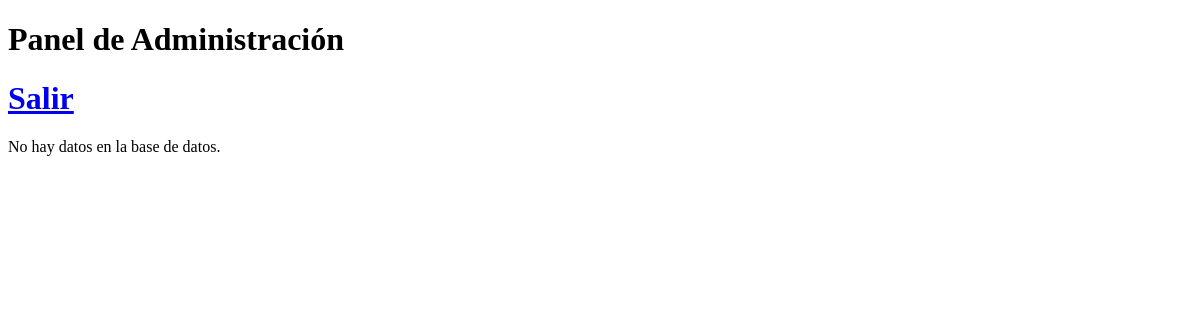
/admin/users (signed in), run on an earlier commit of the app's database.
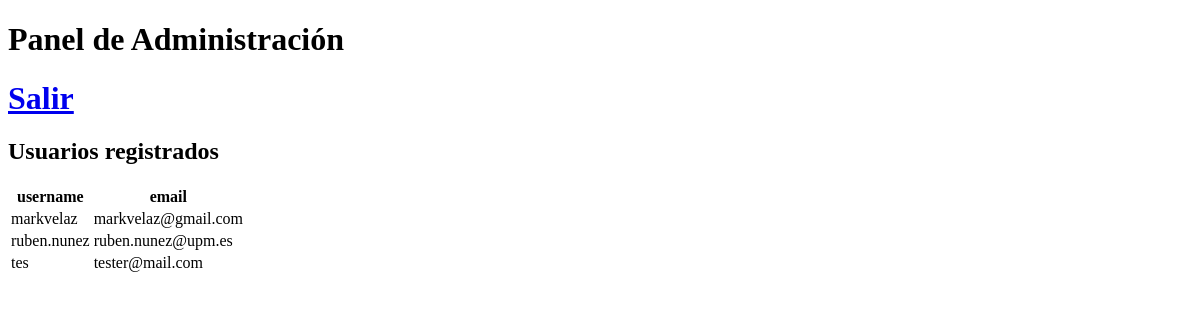
And on a later commit of the database.
### models.py (models this page shows, shortened)
class User(db.Base):
    __tablename__ = 'User'
    id = Column(Integer, primary_key=True)
    username = Column(String(15), nullable=False)
    email = Column(String(80), nullable=False)
    password = Column(String(50), nullable=False)
    score = Column(Float, nullable=False)
    show_map = Column(Integer, default=False)
    profile_picture = Column(String(200), nullable=False)
    badges = relationship('UserBadge', backref='user')

### app.py (the view)
@app.route('/admin/users',methods=['GET', 'POST'])
def adminUser():
    if 'authenticated' in session:
        datos = db.session.query(User).all()
        return render_template('admin_users.html',datos=datos)
    else:
        return redirect(url_for('admin'))

### templates/admin_users.html (shortened to what this page needs)
<!DOCTYPE html>
<html>
<head>
</head>
<body>
    <h1>Panel de Administración</h1>
    <h1>  <a href="/admin">Salir</a> </h1>
    {% if datos %}
    <h2>Usuarios registrados</h2>
    <table>
        <thead>
            <tr>
                <th>username</th>
                <th>email</th>
            </tr>
        </thead>
        <tbody>
            {% for dato in datos %}
                <tr>
                    <td>{{ dato.username }}</td>
                    <td>{{ dato.email }}</td>
                </tr>
            {% endfor %}
        </tbody>
    </table>
{% else %}
    <p>No hay datos en la base de datos.</p>
{% endif %}
</body>
</html>

What changed in the data, as far as the page shows it:
added User: username "markvelaz", email "markvelaz@gmail.com"
added User: username "ruben.nunez", email "ruben.nunez@upm.es"
added User: username "tes", email "tester@mail.com"
Also different on the page:
text no longer shown: "No hay datos en la base de datos."
text now shown: "Usuarios registrados username email"
